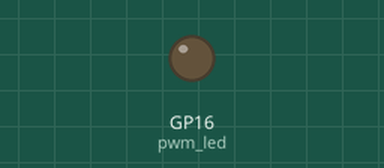
This program was run on a simulated Raspberry Pi Pico running MicroPython. Parts: output pins drawn as LEDs (lit = HIGH).

Above: at 0.05 s.
At 0.35 s:
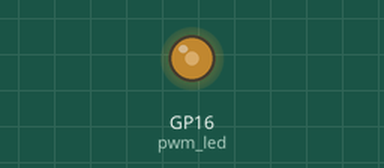
At 0.65 s:
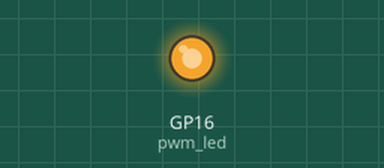
At 1.25 s:
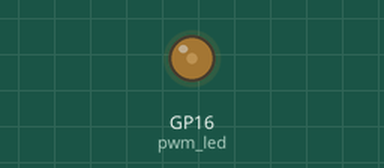
Timing chart, 0 to 3.2 s (numbered marks = the images above):
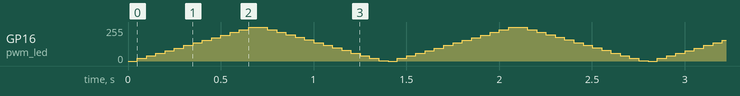

The program:

workshop6.py
```python
#brightness change
from machine import Pin, PWM
import time

pwm_led = PWM(Pin(16))
pwm_led.freq(1000)

while True:
    for duty in range(0, 65535, 5000):  # Increase brightness
        pwm_led.duty_u16(duty)
        time.sleep(0.05)

    for duty in range(65535, 0, -5000):  # Decrease brightness
        pwm_led.duty_u16(duty)
        time.sleep(0.05)
```
